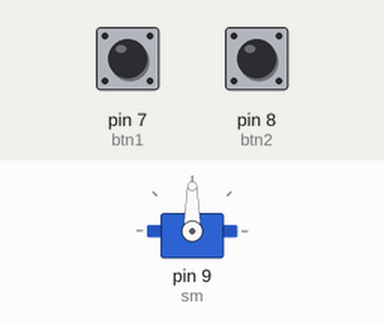
Simulated run of this sketch. Board: Arduino Uno, built with avr-gcc and run on an emulated ATmega328P. Shown: servo. Inputs (shaded band) come from the test bench; at power-on: pin 7 (btn1) LOW, pin 8 (btn2) LOW.

Above: at 1.2 s.
1.3 s: pin 7 (btn1) pulled HIGH for 1 s
At 2.9 s:
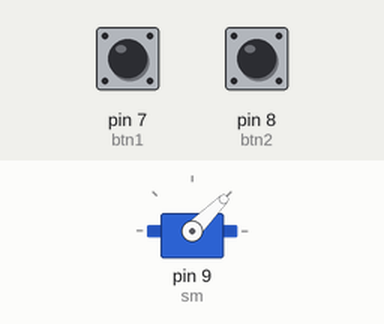
4.3 s: pin 7 (btn1) pulled HIGH for 3.2 s
At 7.8 s:
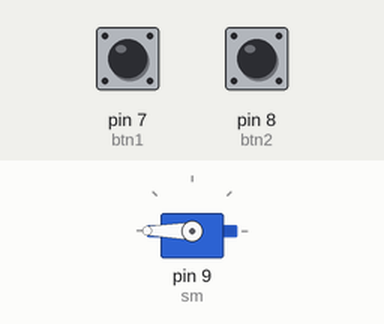
9.0 s: pin 8 (btn2) pulled HIGH for 1 s
At 11.2 s:
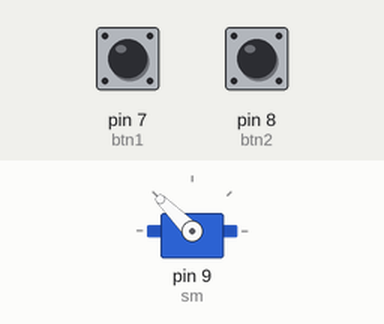
12.0 s: pin 8 (btn2) pulled HIGH for 3.2 s
At 14.9 s:
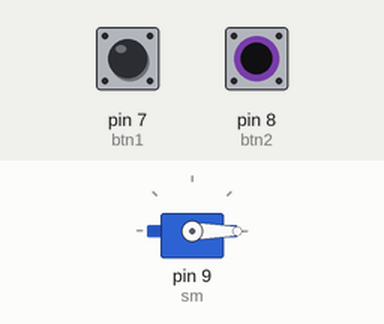
Timing chart, 0 to 16.4 s (numbered marks = the images above; inputs shaded):
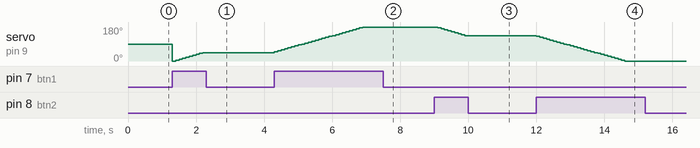

Measured:
- after the input at 1.3 s, servo on pin 9 (sm): 90° → 0° at once, → 5° 0.10 s later, → 10° 0.10 s later, → 15° 0.10 s later, … (10 changes in this stretch)
- after the input at 4.3 s, servo on pin 9 (sm): moves from 45° to 180° over 2.6 s, starting at once
- after the input at 9.0 s, servo on pin 9 (sm): moves from 180° to 135° over 0.80 s, starting after 0.10 s
- after the input at 12.0 s, servo on pin 9 (sm): moves from 135° to 0° over 2.6 s, starting at once

The sketch:

Servo_motor.ino
```cpp
#include <Servo.h>

#define btn1 7
#define btn2 8

Servo sm;
int aci = 0;

int btnDeger1;
int btnDeger2;

void setup() {
  sm.attach(9);
  pinMode(btn1, INPUT);
  pinMode(btn2, INPUT);
}

void loop() {
  btnDeger1 = digitalRead(btn1);
  btnDeger2 = digitalRead(btn2);

  if (btnDeger1 == 1) {
    sm.write(aci);
    aci += 5;

    if (aci >= 180) {
      aci = 180;
    }

    delay(100);
  }

  if (btnDeger2 == 1) {
    sm.write(aci);
    aci -= 5;

    if (aci <= 0) {
      aci = 0;
    }

    delay(100);
  }


}
```
